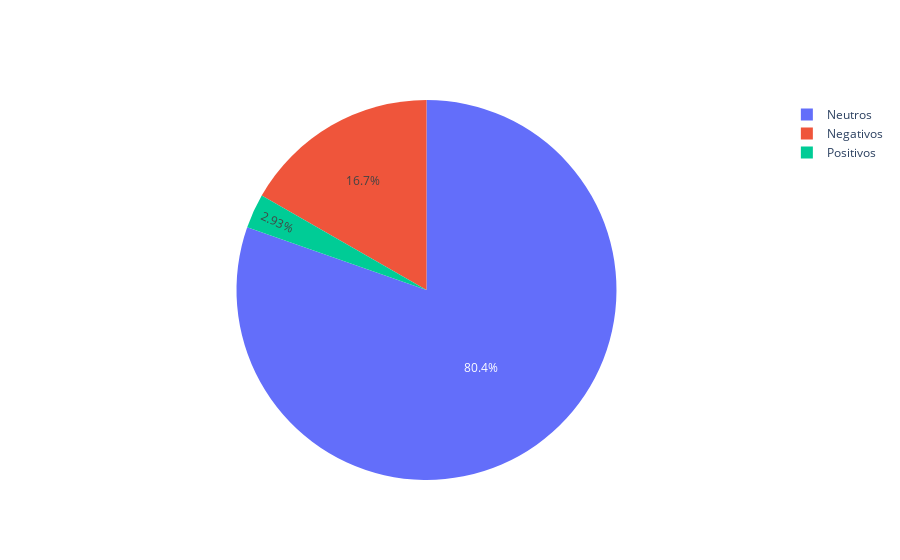

The notebook cell saved with this chart:
### Code cell
####################################
# Contar la cantidad de sentimientos negativos, neutros y positivos
negativos = df_coments_clean[df_coments_clean["polaridad"] < 0].count().values[0]
neutros = df_coments_clean[df_coments_clean["polaridad"] == 0].count().values[0]
positivos = df_coments_clean[df_coments_clean["polaridad"] > 0].count().values[0]

# Crear la gráfica de pastel
labels = ["Negativos", "Neutros", "Positivos"]
values = [negativos, neutros, positivos]

fig = go.Figure(data=[go.Pie(labels=labels, values=values)])

fig.write_html("pie.html")
# Mostrar la gráfica
fig.show()

### Figure 1 — Plotly figure (JSON) as saved in the notebook; plotly's stock layout.template omitted (floating-point values rounded to 4 significant figures)
{"data": [{"labels": ["Negativos", "Neutros", "Positivos"], "type": "pie", "values": [137, 659, 24]}], "layout": {}}
